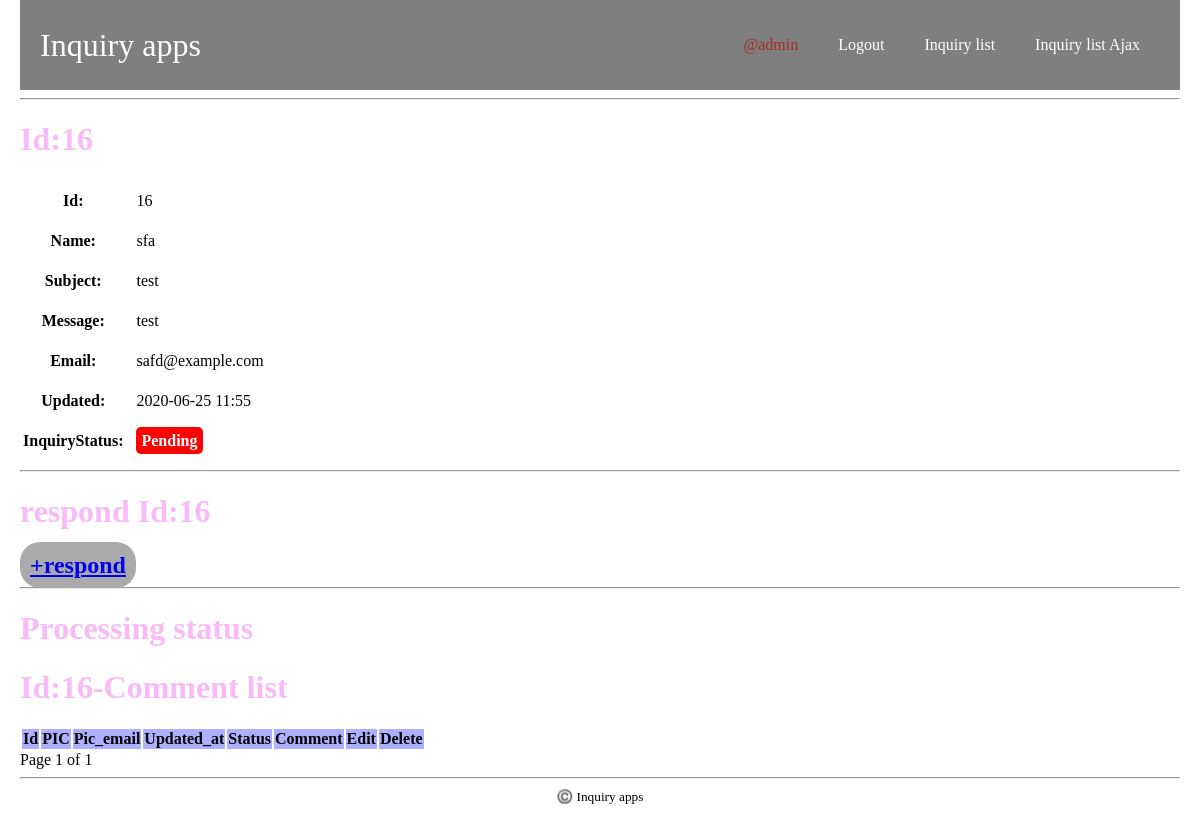
Page /inquiry/16/comment/list/ (signed in) on the committed database.
### inquiry_apps/models.py (models this page shows, shortened)
class Inquiry(models.Model):
    class Meta:
        db_table = 'inquiry'
    name = models.CharField(verbose_name='name',
                                max_length=255)
    subject = models.CharField(verbose_name='subject',
                                max_length=255)
    message = models.CharField(verbose_name='message',
                                max_length=500)
    email = models.EmailField(verbose_name='email')
    created_at = models.DateTimeField(verbose_name='created_at',
                                        auto_now_add=True)
    updated_at = models.DateTimeField(verbose_name='updated_at',
                                        auto_now_add=True)
    inquiry_status = models.IntegerField(
        verbose_name='inquiry_status',
        choices=InquiryStatus.INQUIRY_STATUS_CHOICES,
        default=0
    )
    def inquiry_status_as_str(self):
        inquiry_status_as_str = InquiryStatus.status_as_str(self.inquiry_status)
        return inquiry_status_as_str

### inquiry_apps/views.py (the view, shortened to what this page needs)
# urls.py: path('inquiry/<int:inquiry_id>/comment/list/', views.comment_list, name='comment_list'),
@login_required(login_url='/inquiry/login/')
@require_http_methods(['GET'])
def comment_list(request, inquiry_id):
    inquiry = get_object_or_404(Inquiry, id=inquiry_id)
    comment_list = []
    qs = InquiryComment.objects.filter(inquiry_id=inquiry_id).order_by('id').reverse()
    comment_list = _paginator(request, comment_list)
    context = {
        'inquiry': inquiry,
        'comment_list': comment_list,
    }
    return render(request, 'inquiry_apps/comment_list.html', context)

### inquiry_apps/models.py (called while the page is built)
    @classmethod
    def status_as_str(cls, inquiry_status):
        if inquiry_status == cls.Pending:
            return cls.INQUIRY_STATUS_CHOICES[0][1]
        elif inquiry_status == cls.Ignore:
            return cls.INQUIRY_STATUS_CHOICES[1][1]
        elif inquiry_status == cls.Completed:
            return cls.INQUIRY_STATUS_CHOICES[2][1]
        else:
            raise RuntimeError('invalid')

### inquiry_apps/views.py (called while the page is built)
def _paginator(request, qs):
    paginator = Paginator(qs, 5)
    page = request.GET.get('page', 1)
    try:
        inquiry_lists = paginator.page(page)
    except PageNotAnInteger:
        inquiry_lists = paginator.page(1)
    except EmptyPage:
        inquiry_lists = paginator.page(paginator.num_pages)
    return inquiry_lists

### inquiry_apps/templates/inquiry_apps/comment_list.html (shortened to what this page needs)
{% extends 'inquiry_apps/base.html' %}
{% block content %}
<h1>Id:{{ inquiry.id }}</h1>
<table class="inquiry_table">
    <tr>
        <th>Id:</th>
        <td>{{ inquiry.id }}</td>
    </tr>
    <tr>
        <th>Name:</th>
        <td>{{ inquiry.name }}</td>
    </tr>
    <tr>
        <th>Subject:</th>
        <td>{{ inquiry.subject }}</td>
    </tr>
    <tr>
        <th>Message:</th>
        <td>{{ inquiry.message }}</td>
    </tr>
    <tr>
        <th>Email:</th>
        <td>{{ inquiry.email }}</td>
    </tr>
    <tr>
        <th>Updated:</th>
        <td>{{ inquiry.updated_at|date:"Y-m-j H:i" }}</td>
    </tr>
    <tr>
        <th>InquiryStatus:</th>
        <td class="inquiry_status">
        <span>
        {{ inquiry.inquiry_status_as_str}}
        </span>
        </td>
    </tr>
</table>
<hr>
<h1>respond Id:{{ inquiry.id }}</h1>
<h2 class='inquiry_add_comment_proceed'><a href="{% url 'inquiry_apps:comment_add' inquiry.id %}">+respond</a></h2>
<hr>
<h1　style='color:rgba(000,000,255,0.3)'>Processing status</h1>
<h1>Id:{{ inquiry.id }}-Comment list</h1>
<table class="comment_list_table">
    <thead>
        <tr>
            <th>Id</th>
            <th>PIC</th>
            <th>Pic_email</th>
            <th>Updated_at</th>
            <th>Status</th>
            <th>Comment</th>
            <th>Edit</th>
            <th>Delete</th>
        </tr>
    </thead>
</table>
Page {{ comment_list.number }} of {{ comment_list.paginator.num_pages }}
{% endblock %}

### inquiry_apps/templates/inquiry_apps/base.html (shortened to what this page needs)
{% load static %}
<!doctype html>
<html lang="ja">
<head>
    <link rel="stylesheet" href="{% static 'inquiry_apps/css/base.css' %}">
</head>
<body>
    <header class="header">
        <div class="header-bg">
            <div class="header-cat">
                <div class="header-logo">
                    <a href="/">Inquiry apps</a>
                </div>
                <nav class="header-navi">
                    <div class="header-navi-wrap">
                        <ul class="header-navi-list">
                            <li class="header-navi-item"><a href="{% url 'inquiry_apps:edit_profile' %}" style="color:brown;">@{{ user }}</a></li>
                            <li class="header-navi-item"><a href="{% url 'inquiry_apps:inquiry_logout' %}">Logout</a></li>
                            <li class="header-navi-item"><a href="{% url 'inquiry_apps:inquiry_list' %}">Inquiry list</a></li>
                            <li class="header-navi-item"><a href="{% url 'inquiry_apps:inquiry_list_ajax' %}">Inquiry list Ajax</a></li>
                        </ul>
                    </div>
                </nav>
            </div>
        </div>
    </header>
    <div class="content">
        <hr>
        {% block content %}
        {% endblock %}
    </div>
    <hr>
    <div class="footer">
        <small class="copy-right">©️ Inquiry apps</small>
    </div>
</body>
</html>

### inquiry_apps/static/inquiry_apps/css/base.css (style rules this page uses)
html { font-size: 16px; }
body { margin: 0 20px; }
ul, ol { list-style: none; }
h1 { color: rgba(241, 70, 233, 0.377); }
.header { width: 100%; left: 0; top: 0; z-index: 1000; background-color: rgb(000,000,000,.5); }
.header-bg { position: relative; z-index: 2; padding: 20px; flex-wrap: wrap; }
.header-logo a { font-family: cursive; display: block; text-decoration: none; font-size: 2rem; color: #fff; }
.header-cat { display: flex; flex-wrap: wrap; justify-content: space-between; align-items: center; }
.header-navi-list { display: flex; }
.header-navi a { text-decoration: none; padding-left: 20px; padding-right: 20px; font-size: 1rem; color: #fff; }
.inquiry_add_comment_proceed { display:inline; background: #aaaaaa; color: #ffffff; padding: 10px; border-radius: 20px; }
table tr td { padding: 10px; }
.inquiry_list_table thead, .comment_list_table thead { background: rgba(55, 55, 255, .4); }
table tr .inquiry_status span { color: white; padding: 5px; border-radius: 5px; background: #fd0000; font-weight: bold; }
.footer { text-align: center; }

### rows in the picture
Inquiry: id "16", name "sfa", subject "test", message "test", email "safd@example.com", updated_at "2020-06-25 11:55", inquiry_status_as_str "Pending"

### other values in the picture
{{ user }} "admin"
{{ comment_list.number }} "1"
{{ comment_list.paginator.num_pages }} "1"
